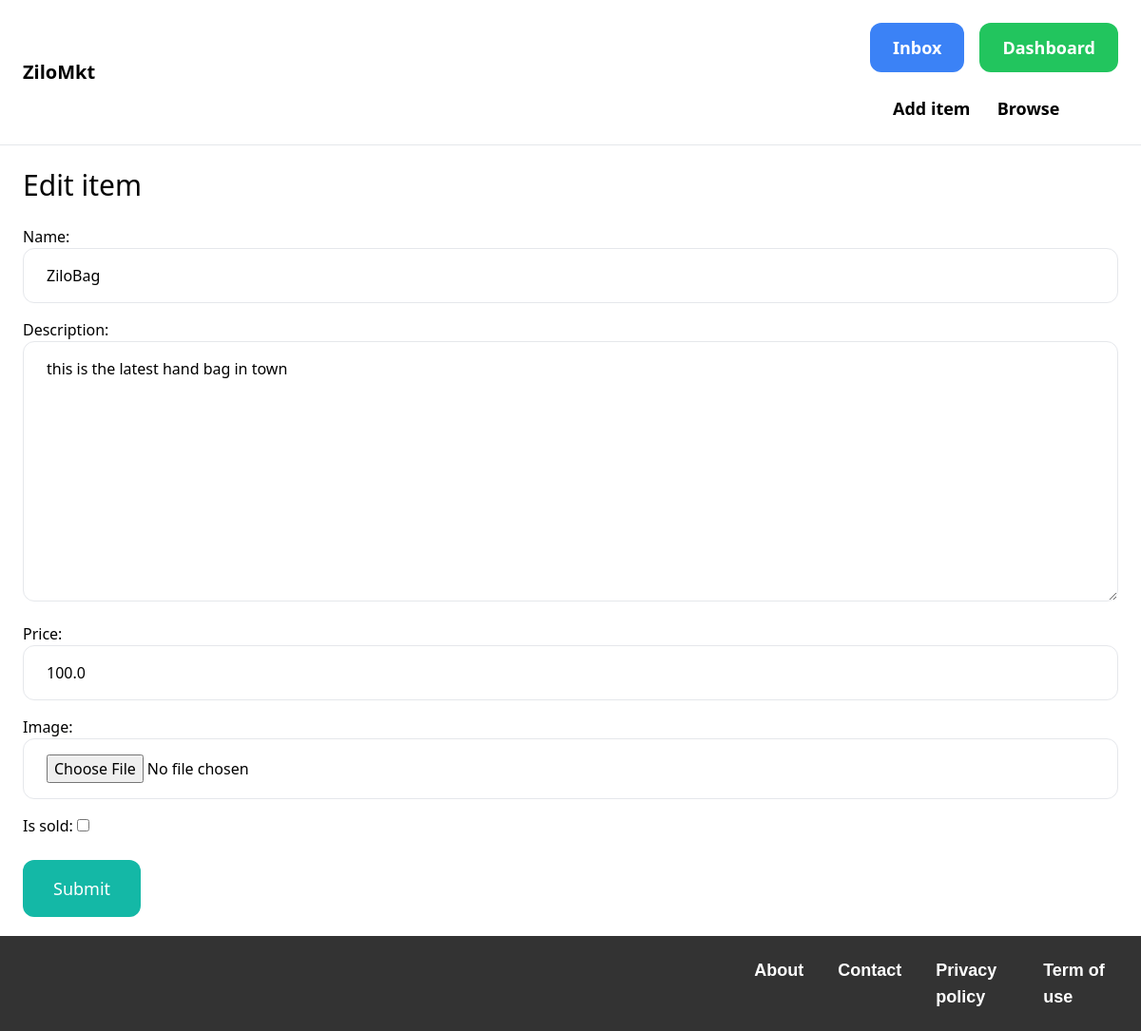
/items/1/edit/ (signed in), run on an earlier commit of the app's database.
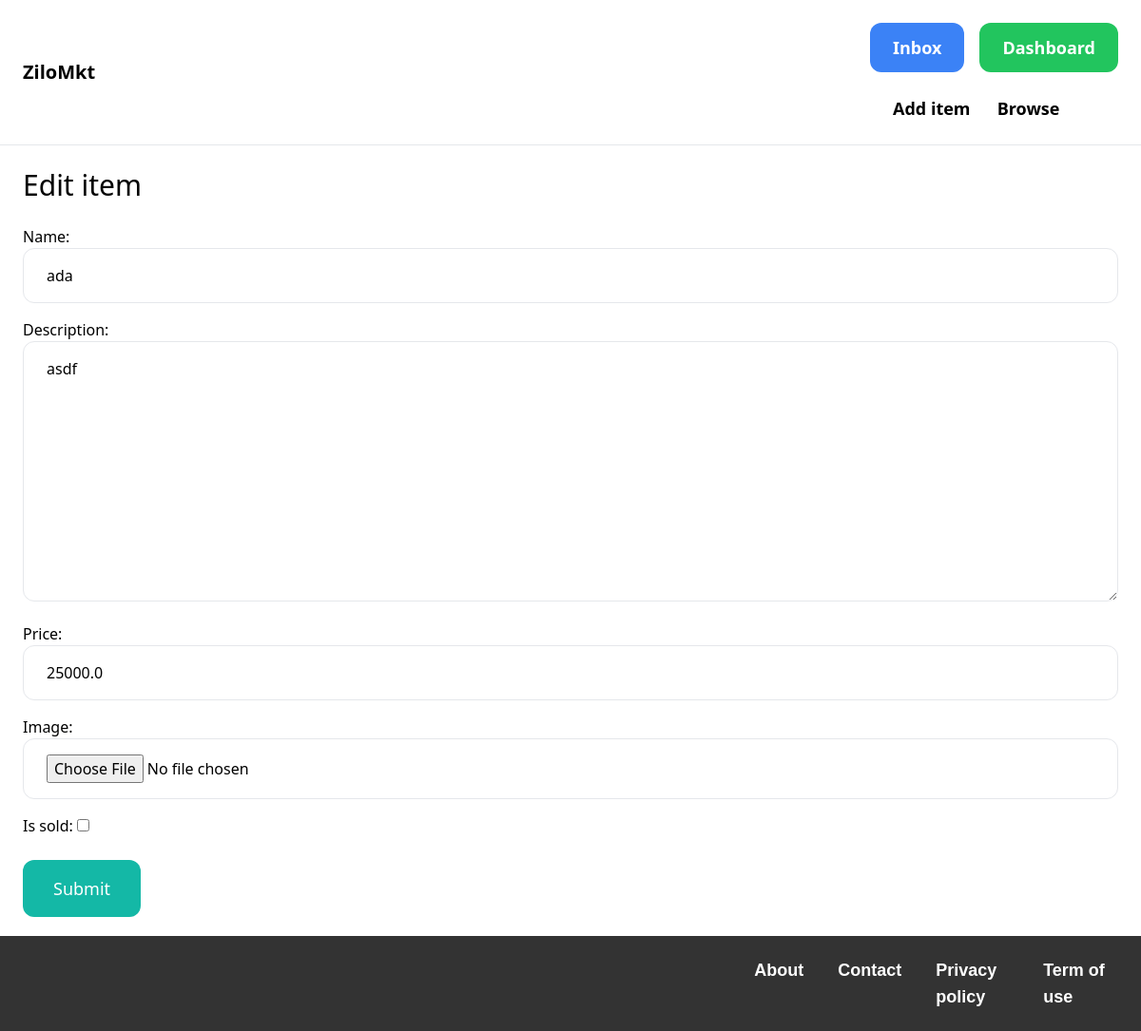
And on a later commit of the database.
### item/models.py (models this page shows, shortened)
class Item(models.Model):
    category = models.ForeignKey(Category, related_name='items', on_delete=models.CASCADE)
    name = models.CharField(max_length=255)
    description = models.TextField(blank=True, null=True)
    price = models.FloatField()
    image = models.ImageField(upload_to='item_images', blank=True, null=True)
    is_sold = models.BooleanField(default=False)
    created_by = models.ForeignKey(settings.AUTH_USER_MODEL, related_name='items', on_delete=models.CASCADE)
    created_at = models.DateTimeField(auto_now_add=True)

### item/views.py (the view)
# urls.py: path('<int:pk>/edit/', views.edit, name='edit'),
@login_required
def edit(request, pk):
    item = get_object_or_404(Item, pk=pk, created_by=request.user)
    if request.method == 'POST':
        form = EditItemForm(request.POST, request.FILES, instance=item)
        if form.is_valid():
            form.save()
            return redirect('item:detail', pk=item.id)
    else:
        form = EditItemForm(instance=item)
    return render(request, 'item/form.html', {
        'form': form,
        'title': 'Edit item',
    })

### item/forms.py
class EditItemForm(forms.ModelForm):
    class Meta:
        model = Item
        fields = ('name', 'description', 'price', 'image', 'is_sold')
        widgets = {
            'name': forms.TextInput(attrs={
                'class': INPUT_CLASSES
            }),
            'description': forms.Textarea(attrs={
                'class': INPUT_CLASSES
            }),
            'price': forms.TextInput(attrs={
                'class': INPUT_CLASSES
            }),
            'image': forms.FileInput(attrs={
                'class': INPUT_CLASSES
            })
        }

### item/templates/item/form.html (shortened to what this page needs)
{% extends 'core/base.html' %}
{% block content %}
<h1 class="mb-6 text-3xl">{{ title }}</h1>
<form method="post" action="." enctype="multipart/form-data">
    <div class="space-y-4">
        {{ form.as_p }}
    </div>
    <button class="mt-6 py-4 px-8 text-lg bg-teal-500 hover:bg-teal-700 rounded-xl text-white">Submit</button>
</form>
<br><br>
{% endblock %}

### core/templates/core/base.html (shortened to what this page needs)
<!doctype html>
<html>
    <head>
        <script src="https://cdn.tailwindcss.com"></script>
    </head>
    <body>
        <nav class="py-6 px-6 flex justify-between items-center border-b border-gray-200">
            <a href="/" class="text-xl font-semibold">ZiloMkt</a>
            <div class="space-x-6">
                {% if request.user.is_authenticated %}
                <div class="flex space-x-4">
                    <a href="{% url 'conversation:inbox' %}" class="px-6 py-3 text-lg font-semibold bg-blue-500 text-white rounded-xl hover:bg-blue-700">Inbox</a>
                    <a href="{% url 'dashboard:index' %}" class="px-6 py-3 text-lg font-semibold bg-green-500 text-white rounded-xl hover:bg-green-700">Dashboard</a>
                </div><br>
                <a href="{% url 'item:new' %}" class="text-lg font-semibold hover:text-gray-500">Add item</a>
                <a href="{% url 'item:items' %}" class="text-lg font-semibold hover:text-gray-500">Browse </a>
                {% else %}
                <a href="{% url 'core:signup' %}" class="px-6 py-3 text-lg font-semibold bg-teal-500 text-white rounded-xl hover:bg-teal-700">Sign up</a>
                <a href="{% url 'core:login' %}" class="px-6 py-3 text-lg font-semibold bg-gray-500 text-white rounded-xl hover:bg-gray-700">Log in</a>
                {% endif %}
            </div>
        </nav>
        <div class="px-6 py-6">
            {% block content %}
            {% endblock %}
        </div>
    <br><br>
        <footer>
            <div class="w-2/3 pr-10">
            </div>
            <div class="w-1/3 flex justify-end">
                <ul class="flex space-x-4">
                    <li><a href="#" class="text-lg hover:text-teal-500">About</a></li>
                    <li><a href="{% url 'core:contact' %}" class="text-lg hover:text-teal-500">Contact</a></li>
                    <li><a href="#" class="text-lg hover:text-teal-500">Privacy policy</a></li>
                    <li><a href="#" class="text-lg hover:text-teal-500">Term of use</a></li>
                </ul>
            </div>
        </footer>
    </body>
    </html>

### core/templates/core/base.html (style rules this page uses)
html { position: relative; min-height: 100%; }
body { margin-bottom: 100px; }
footer { position: absolute; bottom: 0; width: 100%; height: 100px; background-color: #333; color: #fff; padding: 20px; display: flex; justify-content: space-between; align-items: center; font-family: Arial, sans-serif; }
footer a { color: #fff; text-decoration: none; font-weight: bold; margin-right: 20px; }

What changed in the data, as far as the page shows it:
changed Item: name "ZiloBag" → "ada"; description "this is the latest hand bag in town" → "asdf"; price "100.0" → "25000.0"
